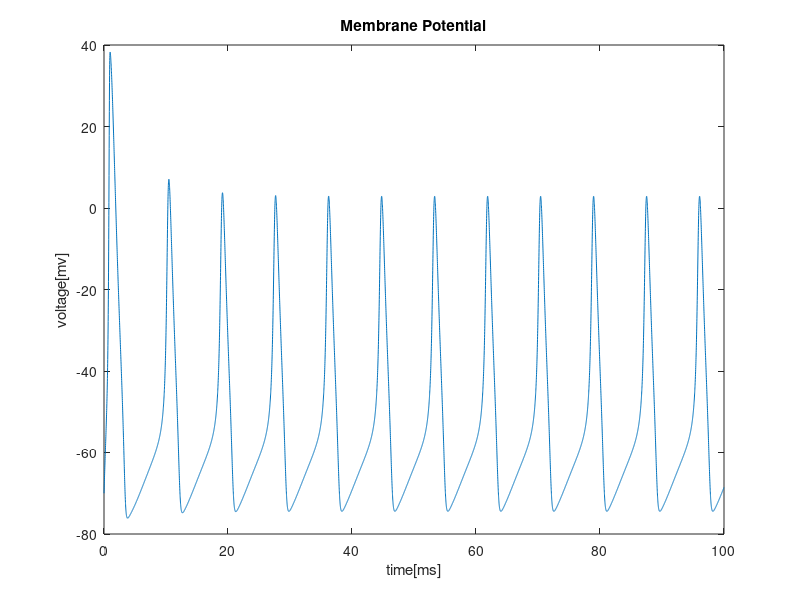
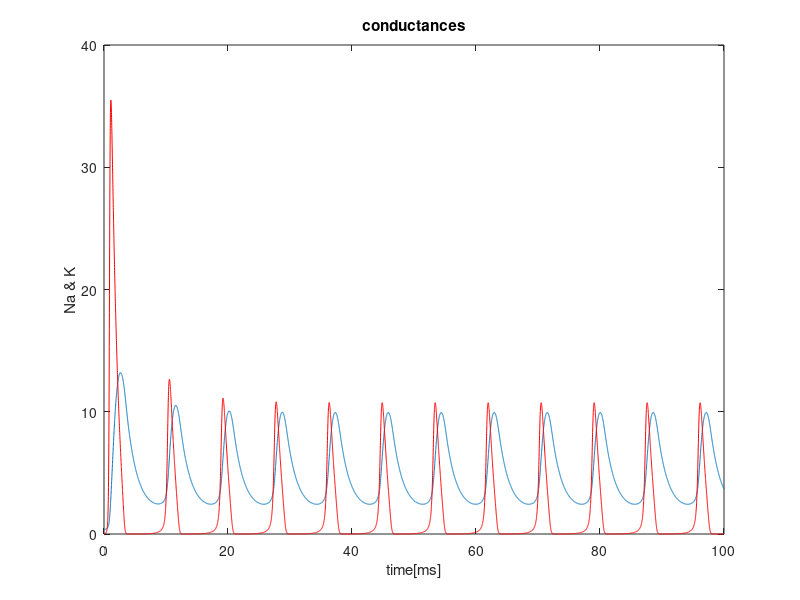

Recreate these plots in MATLAB, in order.
% Stimulation Model

N=100;
dT=0.01;
t=[0:dT:N];

%Currents Injected
%I(1:numel(t))=0;%no current injection (steady state)
%I(1:500)=50; I(501:numel(t))=0; %  curents for the first .5 seconds5and
%zero for the rest
I(1:numel(t))=50; %5uA for the entire simulation time


%Constants
g_K = 36; %mS/cm^2, maximum conductance of potasium
g_Na= 120; %mS/cm^2, maximum conductance of sodium
g_L= 0.3; %mS/cm^2, maximum leakage conductance
E_K= -12; %mV, voltage potential of potasium
E_Na= 115; %mV, voltage potential of Sodium
E_L= 10.6; %mV, voltage leakage potential
Cm=1; %membrane capacitence

%set initial conditions
Vmt=0;
alphaM= (0.1)*((25-Vmt)/(exp((25-Vmt)/10) - 1));
betaM= (4)*exp(-Vmt/18);

alphaN= (.01) * ((10-Vmt)/(exp((10-Vmt)/10) - 1));
betaN= (.125)*exp(-Vmt/80);

alphaH= (.07)*exp(-Vmt./20);
betaH= 1./(exp((30-Vmt)./10)+ 1);

m(1)= alphaM./(alphaM+betaM); % gives the initial value of m at t=0
n(1)= alphaN./(alphaN+betaN); % gives the initial value of n at t= 0
h(1)= alphaH./(alphaH+betaH); % gives the initial value of h at t=0

%loops through each time step 

for tn=1:numel(t)-1
    %calculate the coefficents at each time step
    alphaM(tn)= (0.1).*((25-Vmt(tn))./(exp((25-Vmt(tn))./10) - 1));%calcualtes alphaM at each time step
    betaM(tn)= (4).*exp(-Vmt(tn)/18);%Calcualtes betaM at each time step

    alphaN(tn)= (.01).* ((10-Vmt(tn))/(exp((10-Vmt(tn))./10) - 1)); %calculate alphaM at each time step
    betaN(tn)= (.125).*exp(-Vmt(tn)./80); %calculates betaN at each time step

    alphaH(tn)= (.07).*exp(-Vmt(tn)./20); %calculates alphaH
    betaH(tn)= 1./(exp((30-Vmt(tn))./10)+ 1);% calculates betaH
    %Calculate currents
 I_Na=( m(tn).^3).*g_Na.*h(tn).*(Vmt(tn)-E_Na); %calculates sodium current
 I_K= (n(tn).^4).*g_K.*(Vmt(tn)-E_K) % calculates potassium current
 I_L= g_L.*(Vmt(tn)-E_L) % calculates leakage current
 I_ion= I(tn)-I_K-I_Na- I_L; %calculates the total ionic current
    
    %calculates the derivitives using Euler formula
 Vmt(tn+1) =Vmt(tn)+ dT.*(I_ion/Cm); %calculates the change in the membrane voltage using euler formula
 m(tn+1)= m(tn)+ dT.* (alphaM(tn).*(1-m(tn))-betaM(tn)* m(tn)); %calculates change in m using euler formula
 n(tn+1) = n(tn)+ dT.*(alphaN(tn) .*(1-n(tn))-betaN(tn)* n(tn)); %calculates change in n using euler formula
 h(tn+1)= h(tn) + dT.*(alphaH(tn).*(1-h(tn))-betaH(tn)*h(tn)); % calculates the change in h using eulers formula
 
end 
%plots the membrane potential in mV vs time
Vmt=Vmt-70;
plot(t,Vmt)
title('Membrane Potential')
xlabel('time[ms]')
ylabel('voltage[mv]')
%plots the conductance of sodium and potassium
figure
plot(t,g_K.*(n.^4),t,g_Na.*(m.^3).*h,'r');
title('conductances')
xlabel('time[ms]')
ylabel('Na & K')